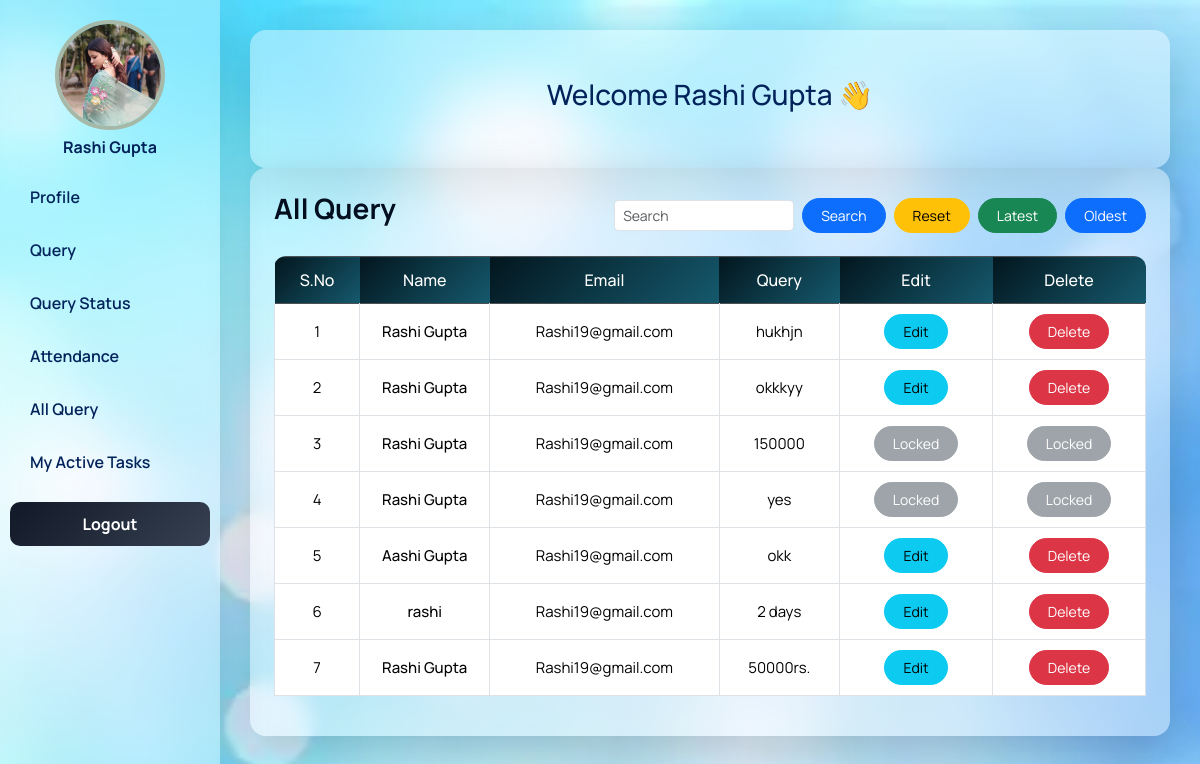
/dashboard/all_query (signed in), run on the app's committed database.
### app/models.py (models this page shows, shortened)
class AddEmployee(models.Model):
    name = models.CharField(
        max_length=100,
        validators=[MaxLengthValidator(10), MinLengthValidator(3)],
        error_messages={
            'min_length': 'Name must contain at least 3 characters.',
            'max_length': 'Name cannot exceed 20 characters.'
        }
    )
    email = models.EmailField(unique=True)
    contact = models.CharField(
        max_length=15,
        validators=[Emp_contact]
    )
    image = models.ImageField(
        upload_to='employee_images/',
        blank=True,
        null=True
    )
    password = models.CharField(max_length=128)
    department = models.CharField(max_length=50, null=True)
    d_code = models.CharField(max_length=20, null=True)
    d_des = models.CharField(max_length=50, null=True)
    joining_date = models.DateField(null=True, blank=True)
    salary = models.IntegerField(null=True, blank=True)

class Query(models.Model):
    name = models.CharField(max_length=20)
    email = models.EmailField()
    query =  models.CharField(max_length=200)
    subject = models.CharField(max_length=50)
    status =  models.CharField(max_length=10,default='pending')
    solution = models.CharField(max_length=100,null=True)
    created_at = models.DateTimeField(auto_now_add=True,null=True)

### app/views.py (the view)
# urls.py: path('dashboard/all_query',all_query,name='all_query'),
def all_query(req):
    if 'user_id' in req.session:
        id = req.session['user_id']
        userdata = new.objects.get(id=id)
        order = req.GET.get('order')
        if order == 'oldest':
            queries = Query.objects.filter(
                email=userdata.email
            ).order_by('created_at')
        else:
            queries = Query.objects.filter(
                email=userdata.email
            ).order_by('-created_at')
        return render(req, 'userdashboard.html', {
            'data': userdata,
            'all_query': True,
            'queries': queries
        })
    else:
        return redirect('login')

### app/templates/userdashboard.html (shortened to what this page needs)
{% block contant %}
<!DOCTYPE html>
<html lang="en">
<head>
    <link href="https://cdn.jsdelivr.net/npm/bootstrap@5.3.2/dist/css/bootstrap.min.css" rel="stylesheet">
</head>
<body>
<div class="wrapper">
    <div class="sidebar shadow-lg">
        <div class="text-center mb-3 px-2">
            {% if data.image %}
            <img src="{{ data.image.url }}" class="profile-img mb-2">
            {% else %}
            <div class="profile-img mb-2 d-block mx-auto" style="background:#fff;"></div>
            {% endif %}
            <h6 style="color:#02225a;font-weight:700;">{{ data.name }}</h6>
        </div>
        <a href="{% url 'profile' %}" class="{% if section == 'profile' %}active{% endif %}">Profile</a>
        <a href="{% url 'query' %}" class="{% if section == 'query' %}active{% endif %}">Query</a>
        <a href="{% url 'query_status' %}" class="{% if section == 'query_status' %}active{% endif %}">Query Status</a>
        <a href="{% url 'my_attendance' %}" class="{% if section == 'attendance' %}active{% endif %}">Attendance</a>
        <a href="{% url 'all_query' %}" class="{% if section == 'all-query' %}active{% endif %}">All Query</a>
        <a href="{% url 'dashboard' %}" class="{% if my_tasks %}active{% endif %}"> My Active Tasks</a>
        <div class="sidebar-logout">
            <form method="post" action="{% url 'logout' %}">
                <button type="submit">Logout</button>
            </form>
        </div>
    </div>
    <div class="main-content">
        {% if not section %}
        <div class="glass shadow-lg p-5 text-center">
            <h3>Welcome {{ data.name }} 👋</h3>
        </div>
        {% endif %}
        {% if all_query %}
        <div id="all_query" class="section">
            <div class="glass shadow-lg p-4">
                <div class="d-flex justify-content-between align-items-center flex-wrap gap-2 mb-3">
                    <h3>All Query</h3>
                    <form action="{% url 'search' %}" method="POST"
                          style="display:flex;flex-wrap:wrap;align-items:center;gap:8px;">
                        <input type="search" name="search" placeholder="Search"
                               class="form-control form-control-sm" style="width:180px;">
                        <input type="submit" value="Search" class="btn btn-primary btn-sm">
                        <a href="{% url 'reset' %}" class="btn btn-warning btn-sm">Reset</a>
                        <a href="{% url 'all_query' %}?order=latest" class="btn btn-success btn-sm">Latest</a>
                        <a href="{% url 'all_query' %}?order=oldest" class="btn btn-primary btn-sm">Oldest</a>
                    </form>
                </div>
                <div class="table-responsive">
                    <table class="table table-bordered table-hover text-center">
                        <thead class="table-dark">
                            <tr>
                                <th>S.No</th>
                                <th>Name</th>
                                <th>Email</th>
                                <th>Query</th>
                                <th>Edit</th>
                                <th>Delete</th>
                            </tr>
                        </thead>
                        <tbody>
                            {% for q in queries %}
                            <tr>
                                <td>{{ forloop.counter }}</td>
                                <td>{{ q.name }}</td>
                                <td>{{ q.email }}</td>
                                <td>{{ q.query }}</td>
                                <td>
                                    {% if q.status == "pending" %}
                                    <a href="{% url 'edit' pk=q.id %}" class="btn btn-info btn-sm">Edit</a>
                                    {% else %}
                                    <button class="btn btn-secondary btn-sm" disabled>Locked</button>
                                    {% endif %}
                                </td>
                                <td>
                                    {% if q.status == "pending" %}
                                    <a href="{% url 'delete_query' q.pk %}" class="btn btn-danger btn-sm">Delete</a>
                                    {% else %}
                                    <button class="btn btn-secondary btn-sm" disabled>Locked</button>
                                    {% endif %}
                                </td>
                            </tr>
                            {% empty %}
                            <tr><td colspan="6">No queries found</td></tr>
                            {% endfor %}
                        </tbody>
                    </table>
                </div>
            </div>
        </div>
        {% endif %}
        </div>
     </div>
</body>
</html>
{% endblock contant %}

### app/templates/userdashboard.html (style rules this page uses)
* { margin:0; padding:0; box-sizing:border-box; font-family:'Manrope',sans-serif; }
html, body { overflow-x:hidden; }
body { background: url('/static/images/new django.webp') no-repeat center center fixed; background-size: cover; min-height: 100vh; }
.wrapper { display:flex; width:100%; min-height:100vh; }
.sidebar { width:220px; min-width:220px; height:100vh; position:fixed; top:0; left:0; padding-top:20px; background:rgba(255,255,255,0.3); backdrop-filter:blur(10px); z-index:999; overflow-y:auto; transition:0.3s ease; }
.glass { background:rgba(255,255,255,0.4); backdrop-filter:blur(10px); border-radius:16px; color:#02225a; }
.profile-img { width:110px; height:110px; border-radius:50%; object-fit:cover; border:4px solid #a6b8a8; }
.sidebar a { display:block; padding:12px 20px; color:#02225a; text-decoration:none; font-weight:600; border-radius:10px; margin:5px 10px; transition:0.2s ease; }
.sidebar-logout { margin:16px 10px 0; text-align:center; }
.sidebar-logout button { width:100%; border-radius:10px; padding:10px; font-weight:700; border:none; background:linear-gradient(135deg,#111827,#374151); color:white; transition:0.2s ease; cursor:pointer; }
.main-content { margin-left:220px; padding:30px; width:calc(100% - 220px); min-height:100vh; transition:0.3s ease; }
#all_query h3 { font-weight:700; color:#030e1e; margin-bottom:15px; }
#all_query thead.table-dark th { background:linear-gradient(135deg,#03161e,#15596d); color:#fff; border:none; font-size:16px; padding:12px; font-weight:500; }
#all_query tbody tr { background:rgba(255,255,255,0.7); transition:0.2s ease; }
#all_query td { padding:10px; font-size:15px; color:#000 !important; font-weight:400; vertical-align:middle; }
#all_query .btn { border-radius:20px; padding:6px 18px; font-size:14px; }
#all_query thead.table-dark th:nth-child(2), #all_query tbody td:nth-child(2) { width:130px; font-weight:500; }
.table-responsive { overflow-x:auto; -webkit-overflow-scrolling:touch; border-radius:12px; }
table { white-space:nowrap; }

### data on the page
AddEmployee: image (picture), name "Rashi Gupta"
Query: name "Rashi Gupta", email "Rashi19@gmail.com", query "hukhjn", status "Edit"
Query: name "Rashi Gupta", email "Rashi19@gmail.com", query "okkkyy", status "Edit"
Query: name "Rashi Gupta", email "Rashi19@gmail.com", query "150000", status "Locked"
Query: name "Rashi Gupta", email "Rashi19@gmail.com", query "yes", status "Locked"
Query: name "Aashi Gupta", email "Rashi19@gmail.com", query "okk", status "Edit"
Query: name "rashi", email "Rashi19@gmail.com", query "2 days", status "Edit"
Query: name "Rashi Gupta", email "Rashi19@gmail.com", query "50000rs.", status "Edit"
